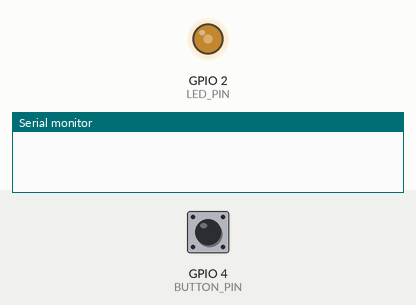
A program run on a simulated ESP32. Parts: output pins drawn as LEDs (lit = HIGH), the last lines printed to the serial monitor. The inputs (shaded band) are chosen by the test bench; at power-on: GPIO 4 (BUTTON_PIN) HIGH.

Above: at 1.2 s.
1.3 s: GPIO 4 (BUTTON_PIN) pulled LOW for 0.15 s
At 1.95 s:
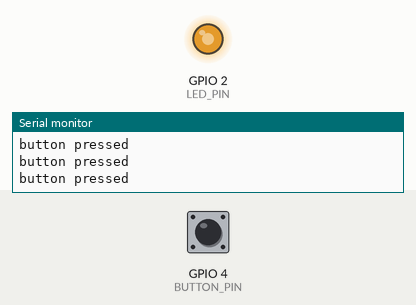
4.3 s: GPIO 4 (BUTTON_PIN) pulled LOW for 1 s
At 4.66 s:
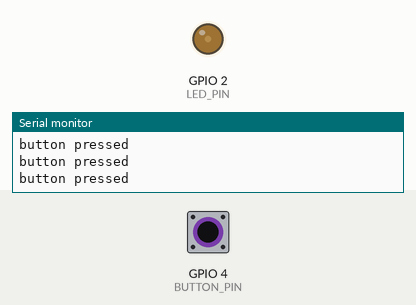
Timing chart, 0 to 13.3 s (numbered marks = the images above; inputs shaded):
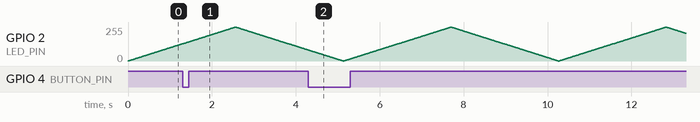

The program:

main.cpp
```cpp
// Bai 1 - Vi du 1: LED fading, KHONG ngat
#include <Arduino.h>

#define BUTTON_PIN 4
#define LED_PIN 2

static void ledSetup() {
#if ESP_ARDUINO_VERSION_MAJOR >= 3
  ledcAttach(LED_PIN, 5000, 8);        // pin, tan so 5kHz, 8 bit
#else
  ledcSetup(0, 5000, 8);               // kenh 0, 5kHz, 8 bit
  ledcAttachPin(LED_PIN, 0);
#endif
}

static void ledWrite(int duty) {
#if ESP_ARDUINO_VERSION_MAJOR >= 3
  ledcWrite(LED_PIN, duty);
#else
  ledcWrite(0, duty);
#endif
}

void setup() {
  Serial.begin(115200);
  pinMode(BUTTON_PIN, INPUT_PULLUP);
  ledSetup();
}

void loop() {
  for (int b = 0; b <= 255; b++) {
    ledWrite(b);
    if (digitalRead(BUTTON_PIN) == LOW) {
      Serial.println("button pressed");
    }
    delay(10);   // moi buoc fade mat 10 ms
  }
  for (int b = 255; b >= 0; b--) {
    ledWrite(b);
    if (digitalRead(BUTTON_PIN) == LOW) {
      Serial.println("button pressed");
    }
    delay(10);
  }
}
```
